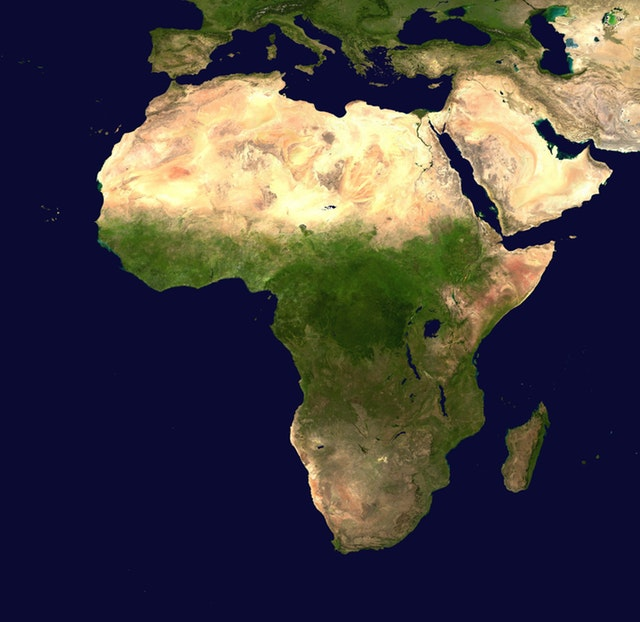
#> input picture 05_Contour/map.jpg, 640 x 622 px
$ python 06_convex_hull.py
#> lines starting #> are read from the running program, lines starting #| are printed output that depends on the picture; after the words box and inside, x2 and y2 are one past the last pixel; in counts of white or black regions, pixels touching at a corner belong together
import cv2
import numpy as np

# Resmi yükle
img = cv2.imread("map.jpg")
#> img is the input picture: shape (622, 640, 3); mean B, G, R 66.4, 64, 68.6

# Resmi gri tonlamaya çevir
gray = cv2.cvtColor(img, cv2.COLOR_BGR2GRAY)
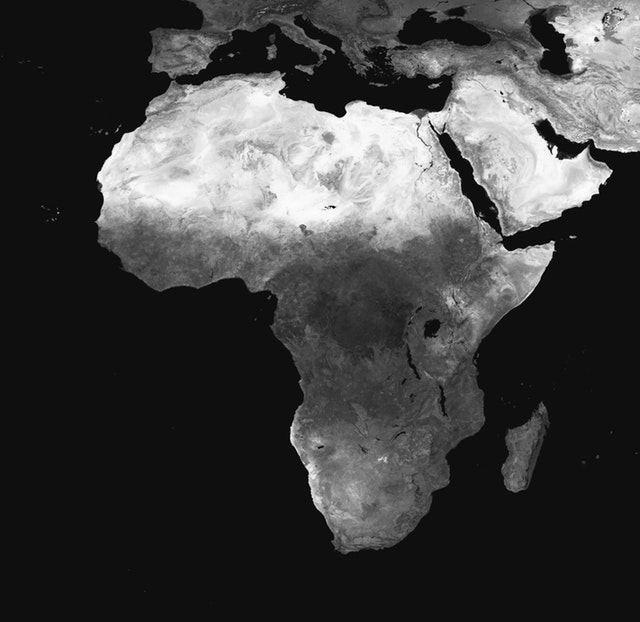
#> gray: shape (622, 640); min 1, max 253, mean 65.7

# Görüntüye bulanıklık (blur) uygulayarak gürültüyü azalt
blur = cv2.GaussianBlur(gray, (3, 3),5)

# Threshold işlemi ile görüntüyü ikili (binary) hale getir
# Eğer bazı yerler fazladan kararıyorsa, min threshold değerini düşürebilirsiniz (30 iyi bir başlangıç)
ret, thresh = cv2.threshold(blur, 30, 255, cv2.THRESH_BINARY)
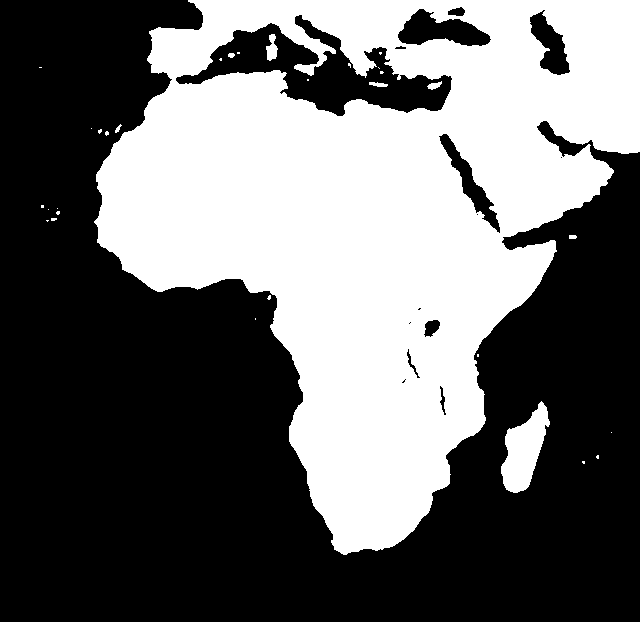
#> thresh: shape (622, 640); 41.8% white; 31 white regions (23 under 20 px)

# İkili görüntüdeki konturları bul
contours, hierarchy = cv2.findContours(thresh, cv2.RETR_TREE, cv2.CHAIN_APPROX_SIMPLE)
#> contours = 47 contours, 32 with area under 20; largest, box (x1, y1, x2, y2) and area: (94, 0, 640, 555) 178132, (175, 14, 453, 117) 11194, (501, 401, 550, 493) 2380, (397, 8, 492, 47) 2060, (438, 133, 501, 234) 1443

# Her kontur için convex hull (dışbükey kılıf) hesapla
hull = []
for i in range(len(contours)):  # 0'dan kontur sayısına kadar döngü oluştur
    hull.append(cv2.convexHull(contours[i], returnPoints=True))  # Convex hull hesapla ve listeye ekle
#> this loop made 47 passes
#> after the loop, hull = 47 contours, 30 with area under 20; largest, box (x1, y1, x2, y2) and area: (94, 0, 640, 555) 209877, (175, 14, 453, 117) 17736, (501, 401, 550, 493) 2717, (397, 8, 492, 47) 2471, (438, 133, 501, 234) 1842

# Boş bir arkaplan (siyah görüntü) oluştur
bg = np.zeros((thresh.shape[0], thresh.shape[1], 3), np.uint8)
# Konturları ve convex hull'ları çiz
for i in range(len(contours)):
    cv2.drawContours(bg, contours, i, (255, 0, 0), 1, 64, hierarchy)  # Orijinal konturları mavi çiz
    cv2.drawContours(img, hull, i, (0, 255, 0), 1, 64)  # Convex hull'ları yeşil çiz
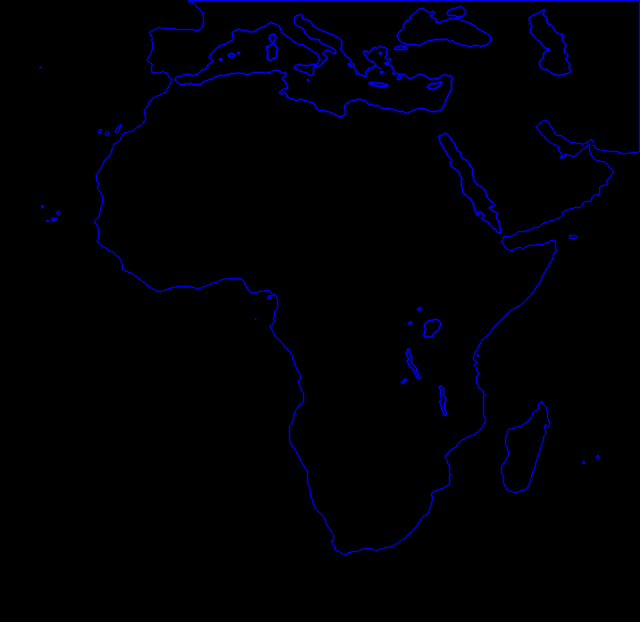
#> bg: shape (622, 640, 3); mean B, G, R 4.4, 0, 0
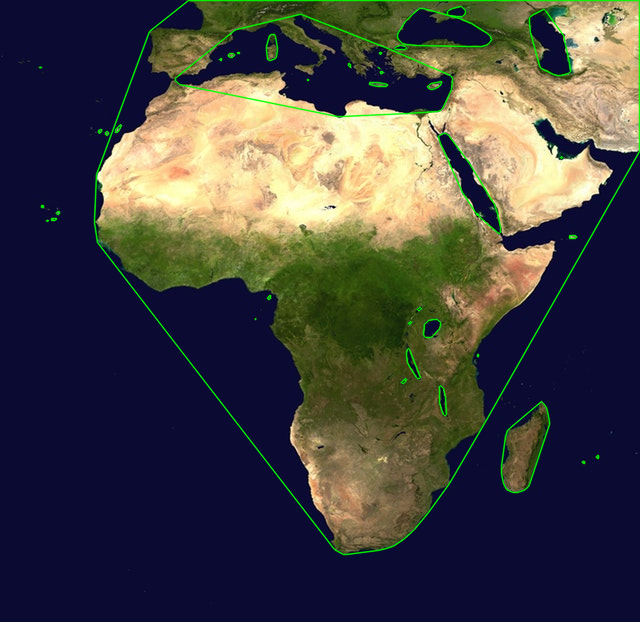
#> img: shape (622, 640, 3); 2.51% of pixels changed, all inside (x1, y1, x2, y2) = (39, 0, 640, 556)

# Görüntüleri ekranda göster
cv2.imshow("bg", bg)
cv2.imshow("original",img)
# Bir tuşa basılana kadar bekle ve ardından tüm pencereleri kapat
cv2.waitKey(0)
cv2.destroyAllWindows()
